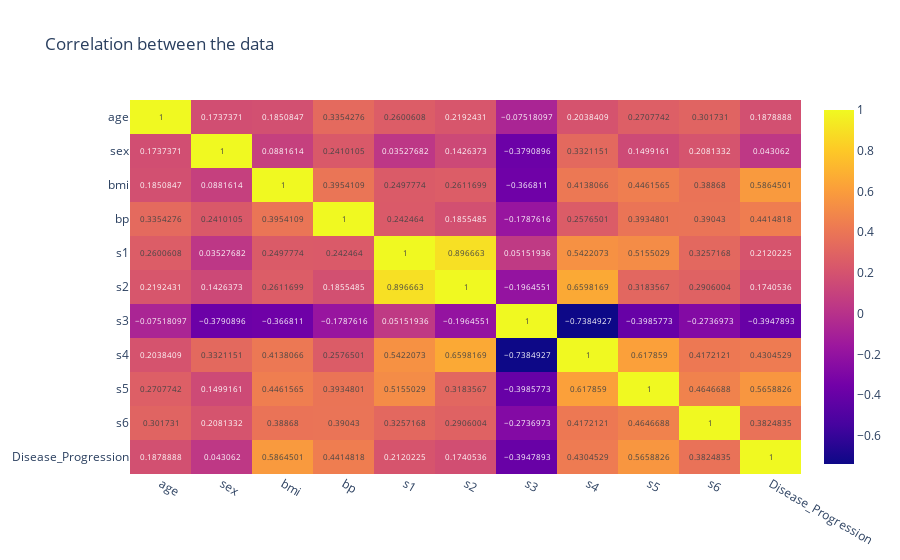

Source (notebook cell):
### Markdown cell above
### Correlation of the data

### Code cell
# Corealation
corr = diabetes.corr()
fig = px.imshow(corr,text_auto=True, aspect='auto', title="Correlation between the data")
fig.show()

### Figure 1 — Plotly figure (JSON) as saved in the notebook; plotly's stock layout.template omitted (floating-point values rounded to 4 significant figures)
{"data": [{"coloraxis": "coloraxis", "hovertemplate": "x: %{x}<br>y: %{y}<br>color: %{z}<extra></extra>", "name": "0", "texttemplate": "%{z}", "type": "heatmap", "x": ["age", "sex", "bmi", "bp", "s1", "s2", "s3", "s4", "s5", "s6", "Disease_Progression"], "xaxis": "x", "y": ["age", "sex", "bmi", "bp", "s1", "s2", "s3", "s4", "s5", "s6", "Disease_Progression"], "yaxis": "y", "z": [[1, 0.1737, 0.1851, 0.3354, 0.2601, 0.2192, -0.07518, 0.2038, 0.2708, 0.3017, 0.1879], [0.1737, 1, 0.08816, 0.241, 0.03528, 0.1426, -0.3791, 0.3321, 0.1499, 0.2081, 0.04306], [0.1851, 0.08816, 1, 0.3954, 0.2498, 0.2612, -0.3668, 0.4138, 0.4462, 0.3887, 0.5865], [0.3354, 0.241, 0.3954, 1, 0.2425, 0.1855, -0.1788, 0.2577, 0.3935, 0.3904, 0.4415], [0.2601, 0.03528, 0.2498, 0.2425, 1, 0.8967, 0.05152, 0.5422, 0.5155, 0.3257, 0.212], [0.2192, 0.1426, 0.2612, 0.1855, 0.8967, 1, -0.1965, 0.6598, 0.3184, 0.2906, 0.1741], [-0.07518, -0.3791, -0.3668, -0.1788, 0.05152, -0.1965, 1, -0.7385, -0.3986, -0.2737, -0.3948], [0.2038, 0.3321, 0.4138, 0.2577, 0.5422, 0.6598, -0.7385, 1, 0.6179, 0.4172, 0.4305], [0.2708, 0.1499, 0.4462, 0.3935, 0.5155, 0.3184, -0.3986, 0.6179, 1, 0.4647, 0.5659], [0.3017, 0.2081, 0.3887, 0.3904, 0.3257, 0.2906, -0.2737, 0.4172, 0.4647, 1, 0.3825], [0.1879, 0.04306, 0.5865, 0.4415, 0.212, 0.1741, -0.3948, 0.4305, 0.5659, 0.3825, 1]]}], "layout": {"coloraxis": {"colorscale": [[0, "#0d0887"], [0.1111, "#46039f"], [0.2222, "#7201a8"], [0.3333, "#9c179e"], [0.4444, "#bd3786"], [0.5556, "#d8576b"], [0.6667, "#ed7953"], [0.7778, "#fb9f3a"], [0.8889, "#fdca26"], [1, "#f0f921"]]}, "title": {"text": "Correlation between the data"}, "xaxis": {"anchor": "y", "domain": [0, 1]}, "yaxis": {"anchor": "x", "autorange": "reversed", "domain": [0, 1]}}}
